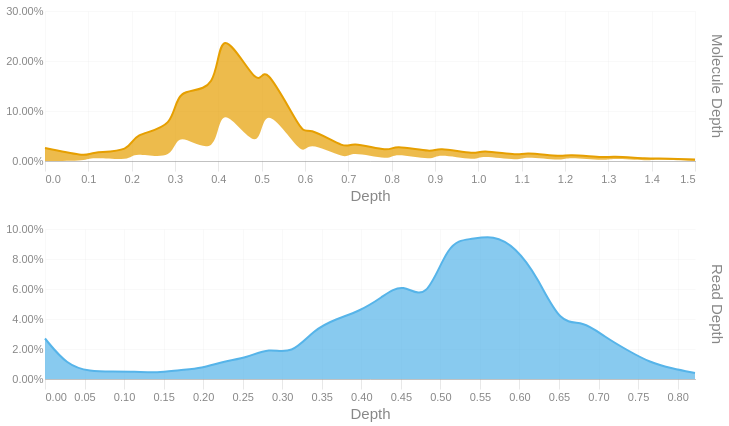

Notebook code cell kept with this figure:
### Code cell
readdep = depth_hist(tb['Read Depth'], q99, 3)
readdep = readdep.with_columns(pl.lit('Read Depth').alias('Metric'))
if not SKIPLR:
    moldep = depth_hist(tb['Molecule Depth'], mol_q99, 1)
    moldep = moldep.with_columns(pl.lit('Molecule Depth').alias('Metric'))
    _hist = pl.concat([readdep, moldep])
    _hist = _hist.filter(pl.col('Proportion') != 0)
    with SafeRender(_hist):
        (
            alt.Chart(_hist)        
            .mark_area(interpolate = "basis")
            .encode(
                x=alt.X('Bin:Q').scale(domainMin=0).axis(alt.Axis(title='Depth')),
                y = alt.Y('Proportion:Q', title = None).axis(format = '.2%'),
                color = alt.Color('Metric:N').legend(None),
                row = alt.Row("Metric:N").header(title = None, labelOrient = 'right'),
                tooltip = [
                    alt.Tooltip("Metric:N", title = "Metric"),
                    alt.Tooltip('Interval:N', title = "Depth Interval"),
                    alt.Tooltip('Proportion:Q', title = "% Alignments").format('.2%')
                ]
            )
            .resolve_scale(x='independent', y='independent')
            .properties(
                height = 150, width = 650,
                usermeta={'embedOptions': {'downloadFileName': f'{samplename}.depth.hist'}}
            )
        ).display()
else:
    readdep = readdep.filter(pl.col('Proportion') != 0)
    with SafeRender(readdep):
        (
            alt.Chart(readdep)        
            .mark_area(interpolate = "basis")
            .encode(
                x=alt.X('Bin:Q').scale(domainMin=0).axis(alt.Axis(title='Depth')),
                y = alt.Y('Proportion:Q', title = None).axis(format = '.2%'),
                tooltip = [
                    alt.Tooltip('Interval:N', title = "Depth Interval"),
                    alt.Tooltip('Proportion:Q', title = "% Alignments").format('.2%')
                ]
            )
            .properties(
                usermeta={'embedOptions': {'downloadFileName': f'{samplename}.depth.hist'}}
            )
        ).display()

### Figure 1 — Vega-Lite specification as saved in the notebook (floating-point values rounded to 4 significant figures)
{"width": 650, "height": 150, "config": {"title": {"anchor": "start", "dy": -15, "fontSize": 18, "color": "#888888", "subtitleColor": "#888888", "subtitleFontSize": 14}, "arc": {"fill": "#0072B2"}, "axis": {"domainColor": "#888888", "domainWidth": 0.5, "gridWidth": 0.2, "grid": false, "titleFontWeight": 400, "titleFontSize": 15, "labelFontSize": 11, "labelColor": "#888888", "tickColor": "#888888", "tickWidth": 0.2, "titleColor": "#888888"}, "axisBand": {"grid": false}, "axisX": {"grid": true, "tickSize": 10, "domainCap": "round"}, "axisY": {"domain": false, "grid": true, "tickSize": 0, "domainCap": "round"}, "background": "transparent", "header": {"labelFontSize": 15, "labelColor": "#888888", "titleFontSize": 15, "titleFontWeight": 600, "titleColor": "#888888"}, "legend": {"labelFont": "sans-serif", "labelFontSize": 12, "labelColor": "#888888", "symbolSize": 100, "symbolType": "circle", "titleFontSize": 12, "titlePadding": 10, "titleColor": "#888888", "title": null}, "range": {"category": ["#E69F00", "#56B4E9", "#009E73", "#F0E442", "#0072B2", "#D55E00", "#CC79A7", "#000000"], "diverging": ["#cfe8f3", "#a2d4ec", "#73bfe2", "#46abdb", "#1696d2", "#12719e"]}, "area": {"fill": "#0072B2", "fillOpacity": 0.7, "line": true, "strokeOpacity": 0.7}, "line": {"color": "#0072B2", "stroke": "#0072B2", "strokeWidth": 2}, "trail": {"color": "#0072B2", "stroke": "#0072B2", "strokeWidth": 0, "size": 1}, "point": {"filled": true, "fillOpacity": 1.0, "size": 95}, "text": {"color": "#888888", "fontSize": 11, "align": "right", "fontWeight": 400, "size": 11}, "bar": {"fill": "#0072B2", "stroke": null}, "view": {"stroke": null, "continuousWidth": 660, "continuousHeight": 400}}, "data": {"name": "data-842dbf97893a80225d1e8478ea85ba69"}, "mark": {"type": "area", "interpolate": "basis"}, "encoding": {"color": {"field": "Metric", "legend": null, "type": "nominal"}, "row": {"field": "Metric", "header": {"title": null, "labelOrient": "right"}, "type": "nominal"}, "tooltip": [{"field": "Metric", "title": "Metric", "type": "nominal"}, {"field": "Interval", "title": "Depth Interval", "type": "nominal"}, {"field": "Proportion", "format": ".2%", "title": "% Alignments", "type": "quantitative"}], "x": {"axis": {"title": "Depth"}, "field": "Bin", "scale": {"domainMin": 0}, "type": "quantitative"}, "y": {"axis": {"format": ".2%"}, "field": "Proportion", "title": null, "type": "quantitative"}}, "resolve": {"scale": {"x": "independent", "y": "independent"}}, "usermeta": {"embedOptions": {"downloadFileName": "S6_Altamaha_3963.depth.hist"}}, "$schema": "https://vega.github.io/schema/vega-lite/v6.1.0.json", "datasets": {"data-842dbf97893a80225d1e8478ea85ba69": [{"Bin": 0.0, "Interval": "0.0-0.028", "Proportion": 0.027, "Metric": "Read Depth"}, {"Bin": 0.028, "Interval": "0.028-0.057", "Proportion": 0.009, "Metric": "Read Depth"}, {"Bin": 0.057, "Interval": "0.057-0.085", "Proportion": 0.005, "Metric": "Read Depth"}, {"Bin": 0.085, "Interval": "0.085-0.113", "Proportion": 0.005, "Metric": "Read Depth"}, {"Bin": 0.113, "Interval": "0.113-0.142", "Proportion": 0.005, "Metric": "Read Depth"}, {"Bin": 0.142, "Interval": "0.142-0.17", "Proportion": 0.004, "Metric": "Read Depth"}, {"Bin": 0.17, "Interval": "0.17-0.198", "Proportion": 0.006, "Metric": "Read Depth"}, {"Bin": 0.198, "Interval": "0.198-0.227", "Proportion": 0.007, "Metric": "Read Depth"}, {"Bin": 0.227, "Interval": "0.227-0.255", "Proportion": 0.012, "Metric": "Read Depth"}, {"Bin": 0.255, "Interval": "0.255-0.283", "Proportion": 0.014, "Metric": "Read Depth"}, {"Bin": 0.283, "Interval": "0.283-0.312", "Proportion": 0.021, "Metric": "Read Depth"}, {"Bin": 0.312, "Interval": "0.312-0.34", "Proportion": 0.016, "Metric": "Read Depth"}, {"Bin": 0.34, "Interval": "0.34-0.368", "Proportion": 0.033, "Metric": "Read Depth"}, {"Bin": 0.368, "Interval": "0.368-0.397", "Proportion": 0.04, "Metric": "Read Depth"}, {"Bin": 0.397, "Interval": "0.397-0.425", "Proportion": 0.045, "Metric": "Read Depth"}, {"Bin": 0.425, "Interval": "0.425-0.453", "Proportion": 0.054, "Metric": "Read Depth"}, {"Bin": 0.453, "Interval": "0.453-0.482", "Proportion": 0.065, "Metric": "Read Depth"}, {"Bin": 0.482, "Interval": "0.482-0.51", "Proportion": 0.05, "Metric": "Read Depth"}, {"Bin": 0.51, "Interval": "0.51-0.538", "Proportion": 0.092, "Metric": "Read Depth"}, {"Bin": 0.538, "Interval": "0.538-0.567", "Proportion": 0.093, "Metric": "Read Depth"}, {"Bin": 0.567, "Interval": "0.567-0.595", "Proportion": 0.096, "Metric": "Read Depth"}, {"Bin": 0.595, "Interval": "0.595-0.623", "Proportion": 0.088, "Metric": "Read Depth"}, {"Bin": 0.623, "Interval": "0.623-0.652", "Proportion": 0.068, "Metric": "Read Depth"}, {"Bin": 0.652, "Interval": "0.652-0.68", "Proportion": 0.036, "Metric": "Read Depth"}, {"Bin": 0.68, "Interval": "0.68-0.708", "Proportion": 0.039, "Metric": "Read Depth"}, {"Bin": 0.708, "Interval": "0.708-0.737", "Proportion": 0.028, "Metric": "Read Depth"}, {"Bin": 0.737, "Interval": "0.737-0.765", "Proportion": 0.019, "Metric": "Read Depth"}, {"Bin": 0.765, "Interval": "0.765-0.793", "Proportion": 0.011, "Metric": "Read Depth"}, {"Bin": 0.793, "Interval": "0.793-0.822", "Proportion": 0.007, "Metric": "Read Depth"}, {"Bin": 0.822, "Interval": "0.822-0.85", "Proportion": 0.004, "Metric": "Read Depth"}, {"Bin": 0.0, "Interval": "0.0-0.1", "Proportion": 0.026, "Metric": "Molecule Depth"}, {"Bin": 0.1, "Interval": "0.1-0.1", "Proportion": 0.008, "Metric": "Molecule Depth"}, {"Bin": 0.1, "Interval": "0.1-0.2", "Proportion": 0.01, "Metric": "Molecule Depth"}, {"Bin": 0.2, "Interval": "0.2-0.2", "Proportion": 0.019, "Metric": "Molecule Depth"}, {"Bin": 0.2, "Interval": "0.2-0.3", "Proportion": 0.036, "Metric": "Molecule Depth"}, {"Bin": 0.3, "Interval": "0.3-0.3", "Proportion": 0.065, "Metric": "Molecule Depth"}, {"Bin": 0.3, "Interval": "0.3-0.4", "Proportion": 0.086, "Metric": "Molecule Depth"}, {"Bin": 0.4, "Interval": "0.4-0.4", "Proportion": 0.131, "Metric": "Molecule Depth"}, {"Bin": 0.4, "Interval": "0.4-0.5", "Proportion": 0.158, "Metric": "Molecule Depth"}, {"Bin": 0.5, "Interval": "0.5-0.5", "Proportion": 0.13, "Metric": "Molecule Depth"}, {"Bin": 0.5, "Interval": "0.5-0.6", "Proportion": 0.08, "Metric": "Molecule Depth"}, {"Bin": 0.6, "Interval": "0.6-0.6", "Proportion": 0.044, "Metric": "Molecule Depth"}, {"Bin": 0.6, "Interval": "0.6-0.7", "Proportion": 0.029, "Metric": "Molecule Depth"}, {"Bin": 0.7, "Interval": "0.7-0.7", "Proportion": 0.021, "Metric": "Molecule Depth"}, {"Bin": 0.7, "Interval": "0.7-0.8", "Proportion": 0.019, "Metric": "Molecule Depth"}, {"Bin": 0.8, "Interval": "0.8-0.8", "Proportion": 0.017, "Metric": "Molecule Depth"}, {"Bin": 0.8, "Interval": "0.8-0.9", "Proportion": 0.016, "Metric": "Molecule Depth"}, {"Bin": 0.9, "Interval": "0.9-0.9", "Proportion": 0.016, "Metric": "Molecule Depth"}, {"Bin": 0.9, "Interval": "0.9-1.0", "Proportion": 0.012, "Metric": "Molecule Depth"}, {"Bin": 1.0, "Interval": "1.0-1.0", "Proportion": 0.012, "Metric": "Molecule Depth"}, {"Bin": 1.0, "Interval": "1.0-1.1", "Proportion": 0.011, "Metric": "Molecule Depth"}, {"Bin": 1.1, "Interval": "1.1-1.1", "Proportion": 0.01, "Metric": "Molecule Depth"}, {"Bin": 1.1, "Interval": "1.1-1.2", "Proportion": 0.008, "Metric": "Molecule Depth"}, {"Bin": 1.2, "Interval": "1.2-1.2", "Proportion": 0.008, "Metric": "Molecule Depth"}, {"Bin": 1.2, "Interval": "1.2-1.3", "Proportion": 0.006, "Metric": "Molecule Depth"}, {"Bin": 1.3, "Interval": "1.3-1.3", "Proportion": 0.006, "Metric": "Molecule Depth"}, {"Bin": 1.3, "Interval": "1.3-1.4", "Proportion": 0.004, "Metric": "Molecule Depth"}, {"Bin": 1.4, "Interval": "1.4-1.4", "Proportion": 0.004, "Metric": "Molecule Depth"}, {"Bin": 1.4, "Interval": "1.4-1.5", "Proportion": 0.002, "Metric": "Molecule Depth"}, {"Bin": 1.5, "Interval": "1.5-1.51", "Proportion": 0.003, "Metric": "Molecule Depth"}]}}
